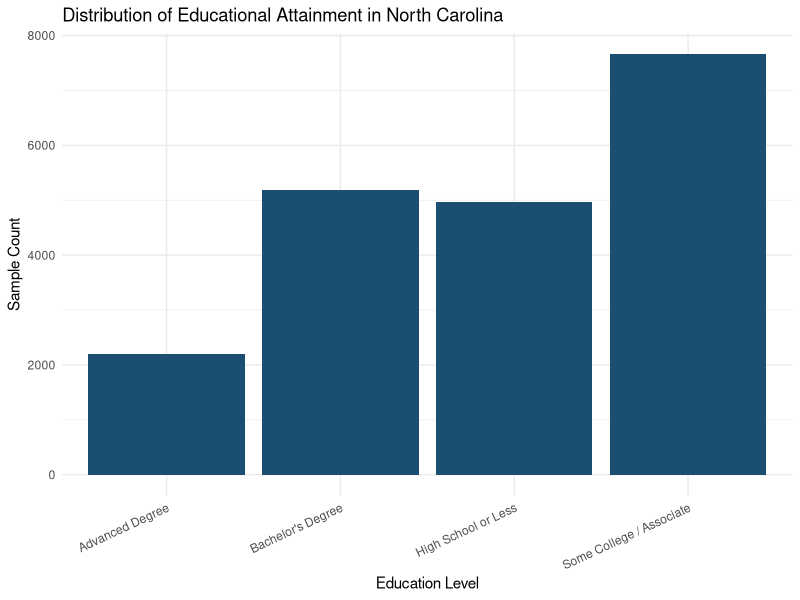
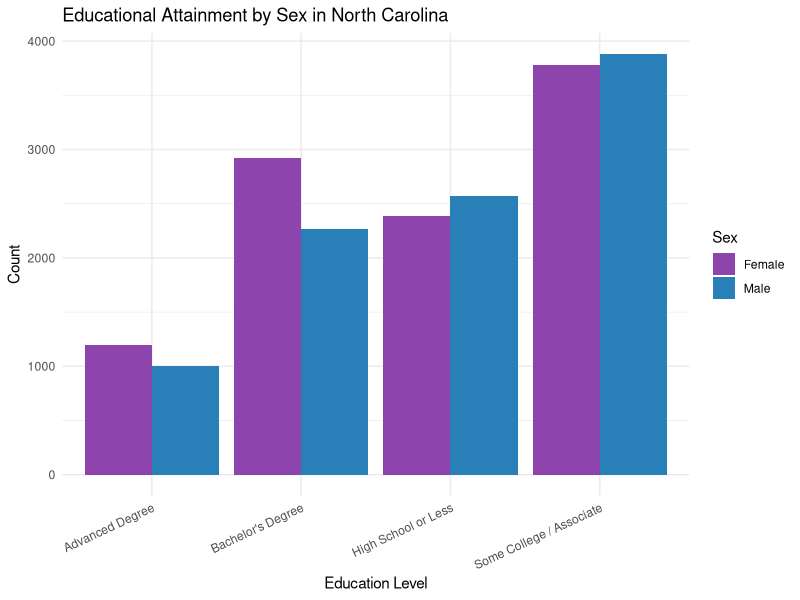
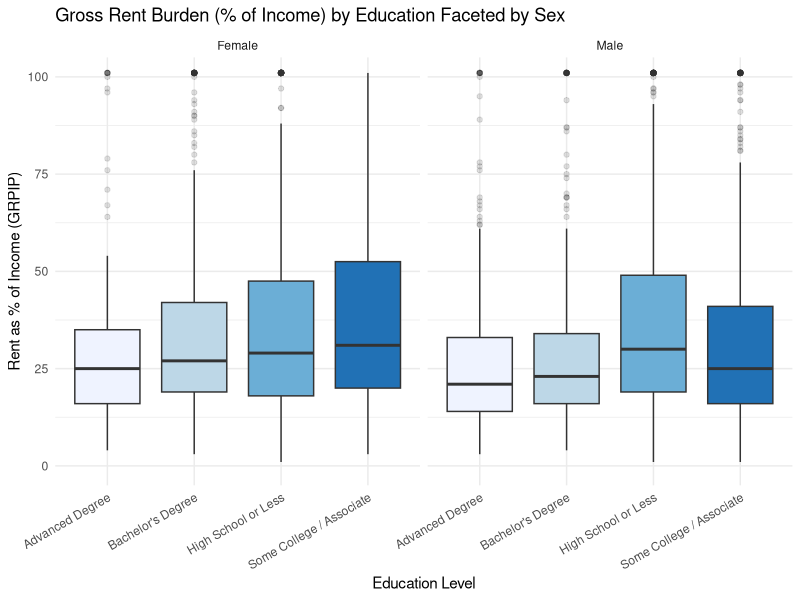
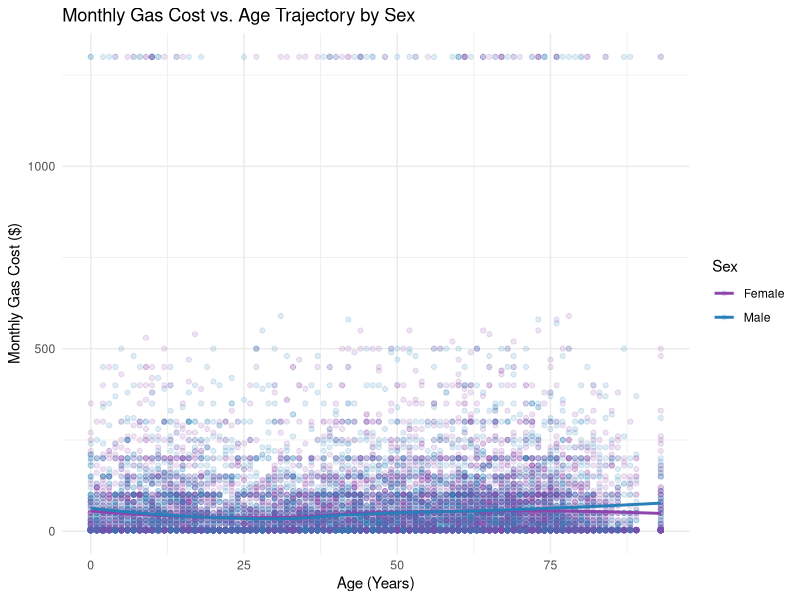
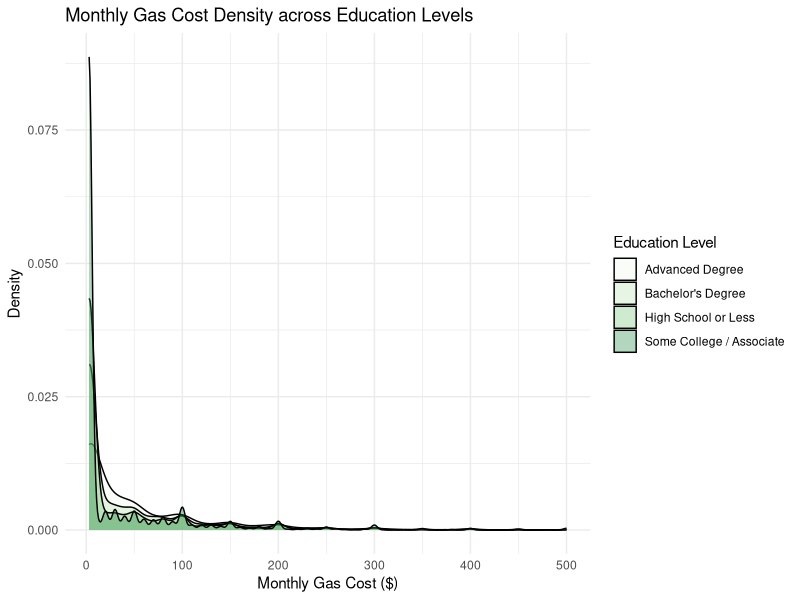
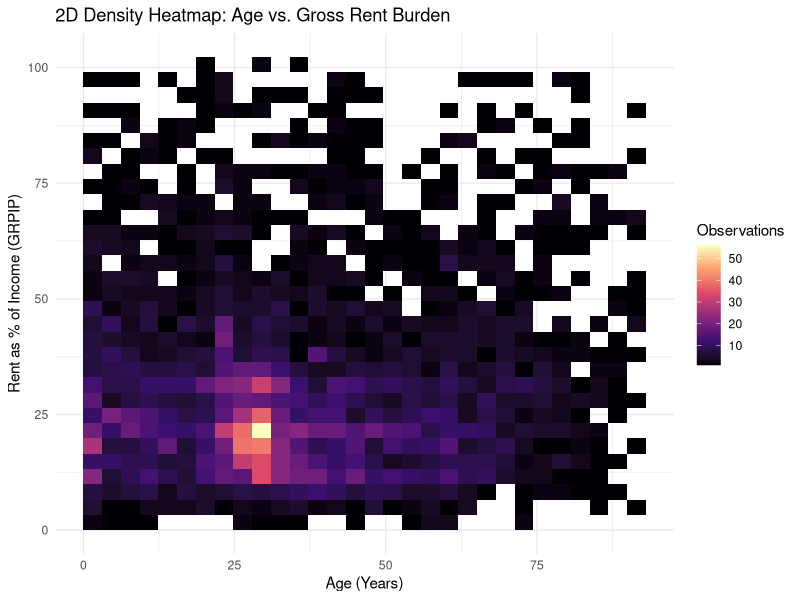

Source code (R) for these figures, in order:
## ---- chunk 1
library(tidyverse)

# Read the local data
df <- read_csv("data/nc_census_pums.csv")
head(df)
## ---- chunk 2
# One-Way Contingency Table: Distribution of Educational Attainment
edu_table <- table(df$education)
edu_table

# Two-Way Contingency Table: Education by Sex
edu_sex_table <- table(df$education, df$sex)
edu_sex_table

# Row Proportions across Education Levels
round(prop.table(edu_sex_table, margin = 1), 3)


## ---- chunk 3
# summaries of gas cost and rent grouped by education and sex
# Accounting for survey person weights (weight = PWGTP)
summary_stats <- df %>%
  group_by(education, sex) %>%
  summarize(
    weighted_mean_gas  = sum(gas_cost * weight, na.rm = TRUE) / sum(weight, na.rm = TRUE),
    median_gas         = median(gas_cost, na.rm = TRUE),
    sd_gas             = sd(gas_cost, na.rm = TRUE),
    weighted_mean_rent = sum(rent_burden * weight, na.rm = TRUE) / sum(weight, na.rm = TRUE),
    median_rent        = median(rent_burden, na.rm = TRUE),
    sd_rent            = sd(rent_burden, na.rm = TRUE),
    iqr_rent           = IQR(rent_burden, na.rm = TRUE),
    sample_size        = n(),
    .groups            = "drop"
  )

summary_stats
## ---- chunk 4
# Plot 1: Bar Chart
# Distribution of education
ggplot(df, aes(x = education)) +
  geom_bar(fill = "#1b4f72") +
  labs(
    title = "Distribution of Educational Attainment in North Carolina",
    x = "Education Level",
    y = "Sample Count"
  ) +
  theme_minimal() +
  theme(axis.text.x = element_text(angle = 25, hjust = 1))
## ---- chunk 5
# Plot 2: Side-by-Side Bar Chart
# Educational attainment grouped by sex
ggplot(df, aes(x = education, fill = sex)) +
  geom_bar(position = "dodge") +
  scale_fill_manual(values = c("Male" = "#2980b9", "Female" = "#8e44ad")) +
  labs(
    title = "Educational Attainment by Sex in North Carolina",
    x = "Education Level",
    y = "Count",
    fill = "Sex"
  ) +
  theme_minimal() +
  theme(axis.text.x = element_text(angle = 25, hjust = 1))
## ---- chunk 6
# Plot 3: Boxplot with Faceting
# Gross rent burden across education levels, faceted by sex
ggplot(df %>% filter(rent_burden > 0), aes(x = education, y = rent_burden, fill = education)) +
  geom_boxplot(outlier.alpha = 0.15) +
  facet_wrap(~ sex) +
  coord_cartesian(ylim = c(0, 100)) +
  scale_fill_brewer(palette = "Blues") +
  labs(
    title = "Gross Rent Burden (% of Income) by Education Faceted by Sex",
    x = "Education Level",
    y = "Rent as % of Income (GRPIP)"
  ) +
  theme_minimal() +
  theme(legend.position = "none", axis.text.x = element_text(angle = 30, hjust = 1))
## ---- chunk 7
# Plot 4: Scatter Plot with Smoothing
# Gas cost vs. Age, colored by sex with lines
ggplot(df %>% filter(gas_cost > 0), aes(x = age, y = gas_cost, color = sex)) +
  geom_point(alpha = 0.15) +
  geom_smooth(method = "loess", se = FALSE) +
  scale_color_manual(values = c("Male" = "#2980b9", "Female" = "#8e44ad")) +
  labs(
    title = "Monthly Gas Cost vs. Age Trajectory by Sex",
    x = "Age (Years)",
    y = "Monthly Gas Cost ($)",
    color = "Sex"
  ) +
  theme_minimal()
## ---- chunk 8
# Plot 5: Grouped Density Plot
# Distribution of gas costs grouped and by education level
ggplot(df %>% filter(gas_cost > 0, gas_cost <= 500), aes(x = gas_cost, fill = education)) +
  geom_density(alpha = 0.35) +
  scale_fill_brewer(palette = "Dark") +
  labs(
    title = "Monthly Gas Cost Density across Education Levels",
    x = "Monthly Gas Cost ($)",
    y = "Density",
    fill = "Education Level"
  ) +
  theme_minimal()
## ---- chunk 9
# Plot 6: Uncovered Plot Type 2D Heatmap
# Binned 2D density of Age vs. Rent Burden (GRPIP)
ggplot(df %>% filter(rent_burden > 0, rent_burden <= 100), aes(x = age, y = rent_burden)) +
  geom_bin_2d(bins = 30) +
  scale_fill_viridis_c(option = "magma") +
  labs(
    title = "2D Density Heatmap: Age vs. Gross Rent Burden",
    x = "Age (Years)",
    y = "Rent as % of Income (GRPIP)",
    fill = "Observations"
  ) +
  theme_minimal()
